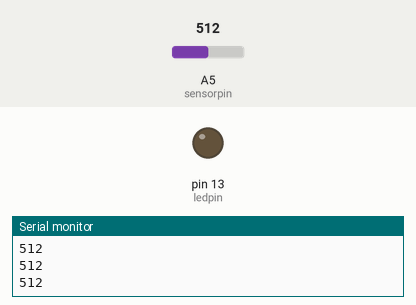
The sketch below on a simulated Arduino Uno, built with avr-gcc and run on an emulated ATmega328P. On the bench: output pins drawn as LEDs (lit = HIGH), the last lines printed to the serial monitor. The inputs (shaded band) are chosen by the test bench; at power-on: A5 (sensorpin) = 512.

Above: at 1.2 s.
1.3 s: A5 (sensorpin) set to 716
At 2.4 s:
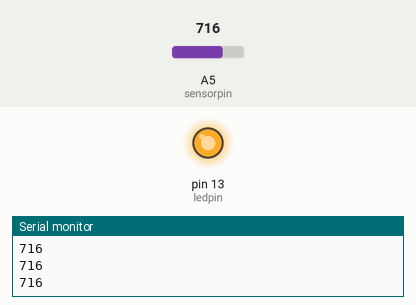
2.8 s: A5 (sensorpin) set to 2
4.3 s: A5 (sensorpin) set to 0
At 5.0 s:
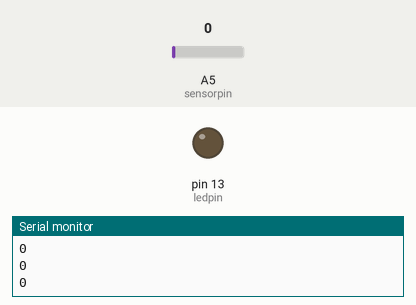
5.8 s: A5 (sensorpin) set to 122
At 6.2 s:
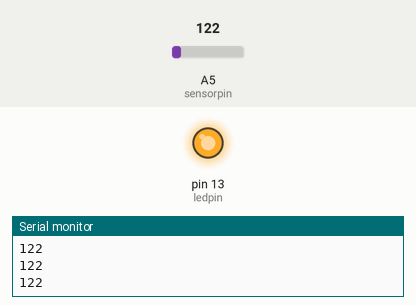
Timing chart, 0 to 8.3 s (numbered marks = the images above; inputs shaded):
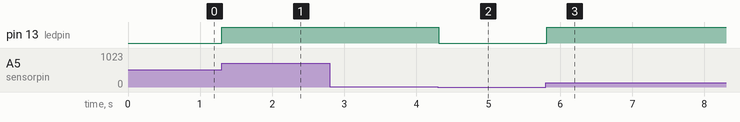

Measured:
- the behaviour switches between 1 and 0 on A5 (sensorpin) (found by bisection; images 1 and 2)
- after the input at 1.3 s, pin 13 (ledpin): LOW → HIGH at once
- after the input at 4.3 s, pin 13 (ledpin): HIGH → LOW at once
- after the input at 5.8 s, pin 13 (ledpin): LOW → HIGH at once

The sketch:

sensordemovimiento.ino
```cpp
const int sensorpin=A5;//Se declara una constante donde arrojara los resultados el sensor, en la salida analogica del arduino.
const int ledpin=13;//En este dara resultados el led y es el la salida 13 del arduino.


void setup() {
Serial.begin(9600); //Ajuste de baudios entre consola y Arduino
pinMode(sensorpin, OUTPUT);//El pin del sensor se establece en salida de datos
pinMode(ledpin, OUTPUT);//El Pin del Led de Comparación se establece en salida de corriente o datos

}

void loop() {

int SensorStatus=analogRead(sensorpin);
Serial.print(SensorStatus);//Se imprimen los valores retornados por la función SensorStatus
Serial.print("\n");
digitalWrite(ledpin,SensorStatus); //El Led de Pulso se enciende

delay(100);//Se espera 100 miliegundos para volver a repetir la operación
}
```
